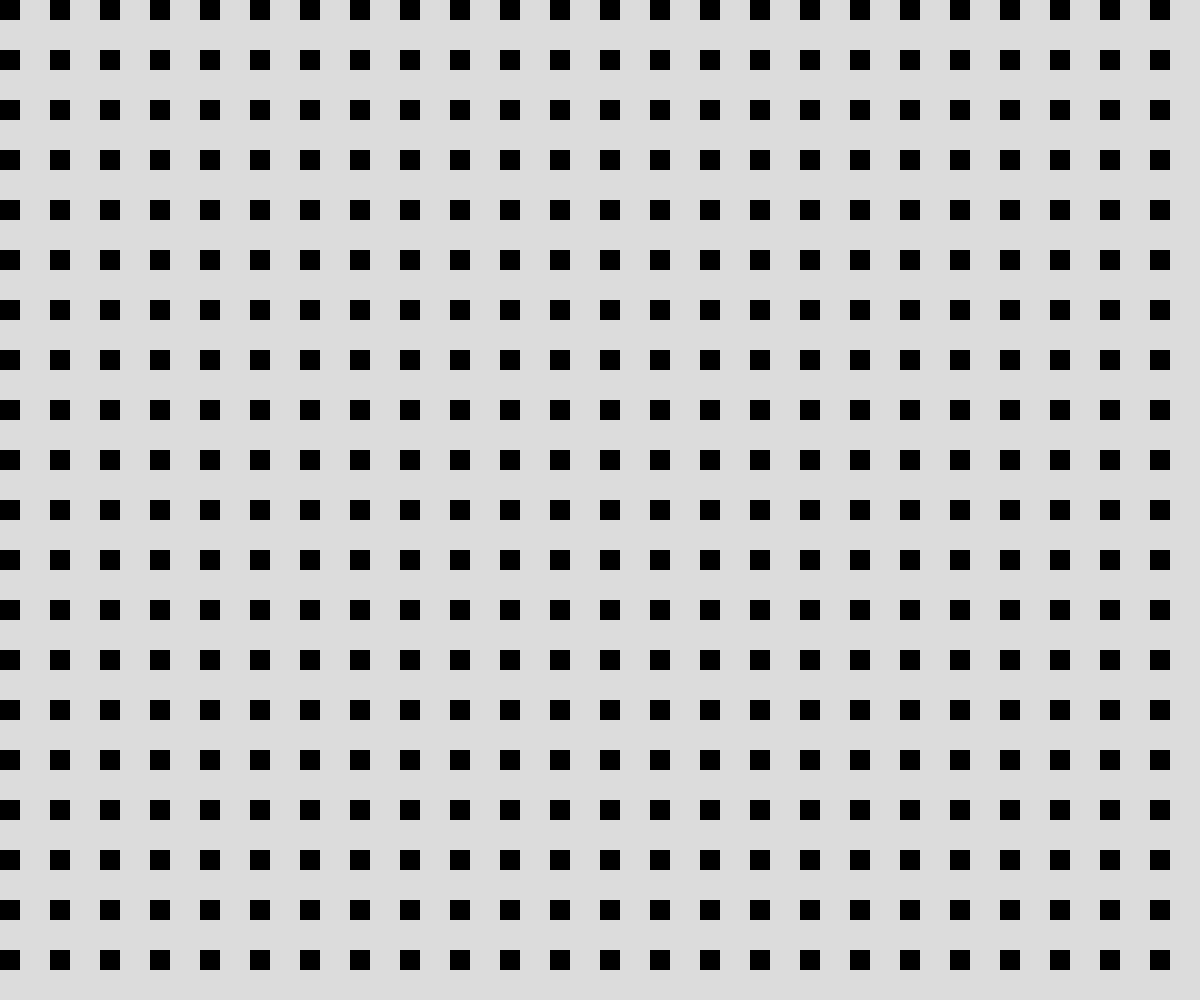
Frame 1 (no input)
Frame 60 (no input): identical to frame 1, image omitted
Frame 120 (the mouse pressed at the canvas centre since frame 60): blank canvas, image omitted

The p5.js sketch that drew this single still picture (run headless with seeded random() and noise() and a simulated clock; from frame 60 on, the mouse is pressed at the canvas centre):

// p5.js sketch
// ── sketch.js
function setup() {
  createCanvas(windowWidth, windowHeight);
}

function draw() {
  background(220);
  drawGridAdv(xWidth(), yWidth());
}



function drawGrid(){

  noStroke();
  fill(0);
  for (let x=0; x < width; x += 50){
    for(let y = 0; y < height; y += 50){
      rect(x, y, 20, 20);
    }
  }

  console.log("done!");

}


function drawGridAdv(breite, hoehe){

  let offset = 50;
  let w = breite;
  let h = hoehe;


  noStroke();
  fill(0);
  for (let x=0; x < width; x += offset){
    for(let y = 0; y < height; y += offset){
      rect(x, y, w, h);
    }
  }

  console.log("done!");

}


function xWidth(){

  let myReturnValue = map(mouseX, 0, width, -20, 20);

  return myReturnValue;
}


function yWidth(){
  return map(mouseY, 0, height, -20, 20);
}
